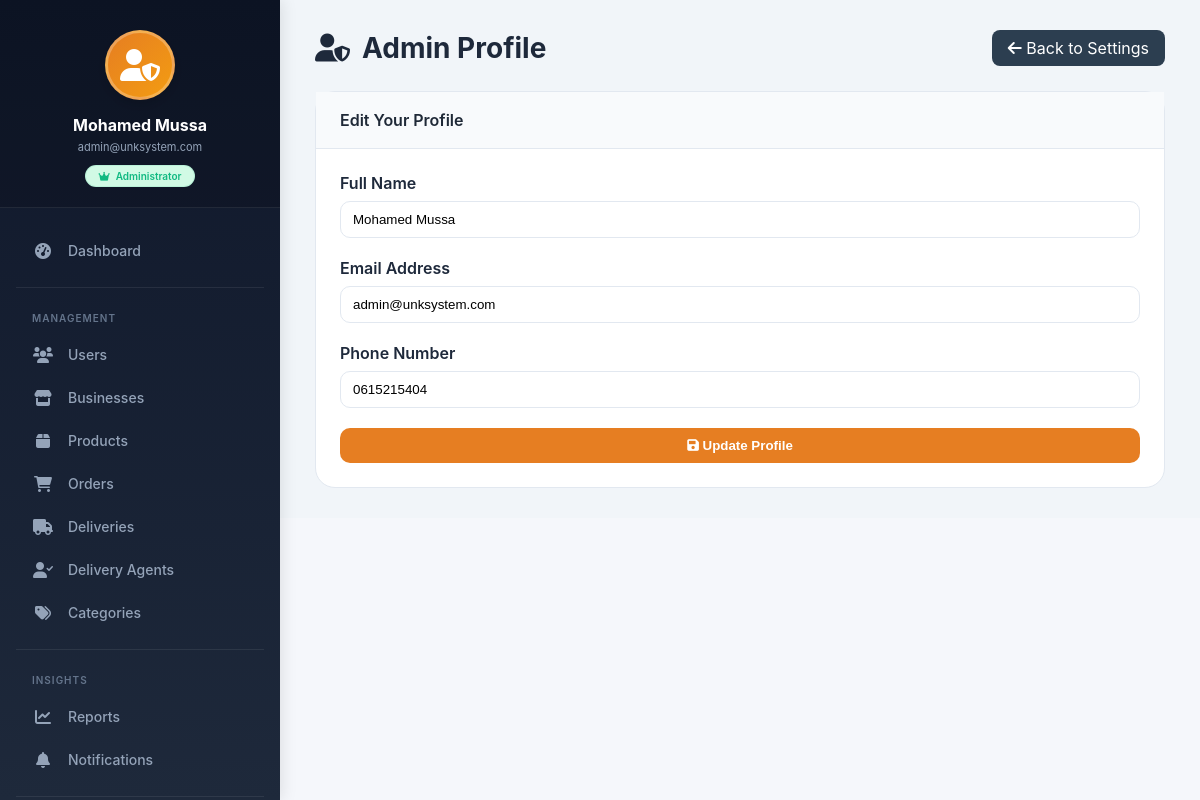
Screenshot of /admin/settings/profile.php (signed in) with the database file from the repository.
### tables this page shows
CREATE TABLE `users` (
  `user_id` int(11) NOT NULL AUTO_INCREMENT,
  `full_name` varchar(100) NOT NULL,
  `email` varchar(100) NOT NULL,
  `password_hash` varchar(255) NOT NULL,
  `phone` varchar(20) NOT NULL,
  `role` enum('admin','business','customer','delivery') NOT NULL,
  `status` enum('active','inactive','suspended') DEFAULT 'active',
  `last_login` datetime DEFAULT NULL,
  `created_at` timestamp NOT NULL DEFAULT current_timestamp(),
  `updated_at` timestamp NOT NULL DEFAULT current_timestamp() ON UPDATE current_timestamp(),
  PRIMARY KEY (`user_id`),
  UNIQUE KEY `uk_users_email` (`email`),
  KEY `idx_users_role` (`role`),
  KEY `idx_users_status` (`status`),
  KEY `idx_users_email` (`email`),
  KEY `idx_users_phone` (`phone`),
  KEY `idx_users_role_status` (`role`,`status`)
);

### admin/settings/profile.php (the view, shortened to what this page needs)
<?php
require_once '../../config/database.php';
$user_id = $_SESSION['user_id'];
$sql = "SELECT full_name, email, phone FROM users WHERE user_id = $user_id";
$res = mysqli_query($conn, $sql);
$admin = mysqli_fetch_assoc($res);
include '../includes/admin_sidebar.php';
?>
<!DOCTYPE html>
<html lang="en">
<head>
    <link rel="stylesheet" href="https://cdnjs.cloudflare.com/ajax/libs/font-awesome/6.0.0/css/all.min.css">
</head>
<body>
<div class="admin-content">
    <div class="page-header">
        <h1><i class="fas fa-user-shield"></i> Admin Profile</h1>
        <a href="index.php" class="btn-back"><i class="fas fa-arrow-left"></i> Back to Settings</a>
    </div>
    <div class="card">
        <div class="card-header">Edit Your Profile</div>
        <div class="card-body">
            <form method="POST">
                <div class="form-group">
                    <label>Full Name</label>
                    <input type="text" name="full_name" class="form-control" value="<?php echo htmlspecialchars($admin['full_name']); ?>" required>
                </div>
                <div class="form-group">
                    <label>Email Address</label>
                    <input type="email" name="email" class="form-control" value="<?php echo htmlspecialchars($admin['email']); ?>" required>
                </div>
                <div class="form-group">
                    <label>Phone Number</label>
                    <input type="text" name="phone" class="form-control" value="<?php echo htmlspecialchars($admin['phone']); ?>">
                </div>
                <button type="submit" class="btn-save"><i class="fas fa-save"></i> Update Profile</button>
            </form>
        </div>
    </div>
</div>
</body>
</html>

### admin/settings/profile.php (style rules this page uses)
* { margin:0; padding:0; box-sizing:border-box; }
.admin-content { margin-left: 280px; padding: 30px 35px; background: #f1f5f9; }
.page-header { margin-bottom: 25px; display: flex; justify-content: space-between; flex-wrap: wrap; gap: 15px; }
.page-header h1 { font-size: 28px; color: #1e293b; display: flex; align-items: center; gap: 12px; }
.btn-back { background: #2c3e50; color: white; padding: 8px 16px; border-radius: 8px; text-decoration: none; }
.card { background: white; border-radius: 20px; border: 1px solid #e2e8f0; max-width: 1200px; margin: 0 auto; }
.card-header { padding: 18px 24px; background: #f8fafc; border-bottom: 1px solid #e2e8f0; font-weight: 600; }
.card-body { padding: 24px; }
.form-group { margin-bottom: 20px; }
.form-group label { display: block; margin-bottom: 8px; font-weight: 600; color: #1e293b; }
.form-control { width: 100%; padding: 10px 12px; border: 1px solid #e2e8f0; border-radius: 10px; }
.btn-save { background: #e67e22; color: white; padding: 10px 20px; border: none; border-radius: 10px; cursor: pointer; width: 100%; font-weight: 600; }

### rows the page displays
users: full_name "Mohamed Mussa", email "admin@unksystem.com", phone "0615215404"

### other values shown
substr($admin_name, 0, 22) "Mohamed Mussa"
substr($admin_email, 0, 22) "admin@unksystem.com"
$status_text "Administrator"
